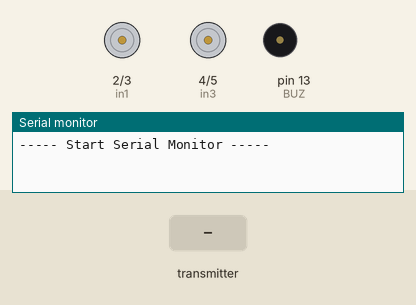
Simulated run of this sketch. Board: Arduino Uno, built with avr-gcc and run on an emulated ATmega328P. Shown: motor-driver pin pairs drawn as motors (green arrow = first pin HIGH = forward, orange = second pin HIGH = backward, longer = more drive), buzzer (waves = sounding), the last lines printed to the serial monitor. The inputs (shaded band) are chosen by the test bench. No radio packets arrive unless stated.

Above: at 2.7 s.
2.8 s: the transmitter starts sending buf.0 = 64
At 3.9 s:
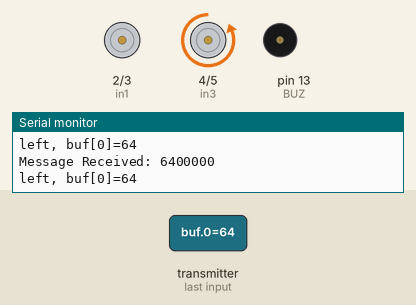
4.5 s: the transmitter starts sending buf.2 = 64
At 4.67 s:
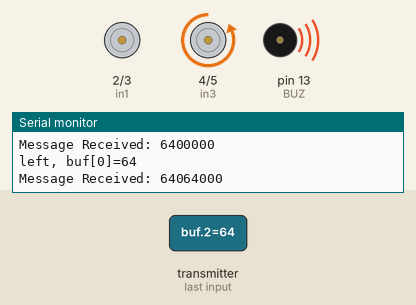
7.5 s: the transmitter starts sending buf.2 = 0
9.1 s: the transmitter starts sending buf.1 = 64
At 11.1 s:
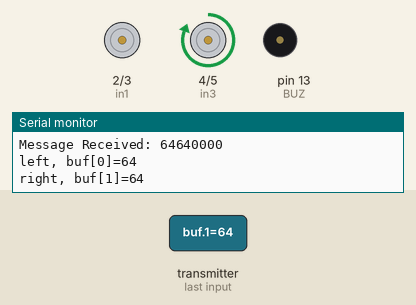
11.6 s: the transmitter starts sending buf.3 = 64
At 12.2 s:
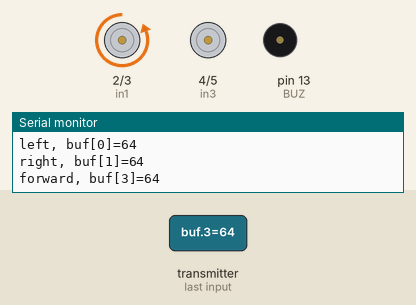
13.1 s: the transmitter starts sending buf.4 = 64
Timing chart, 0 to 15.7 s (numbered marks = the images above; inputs shaded):
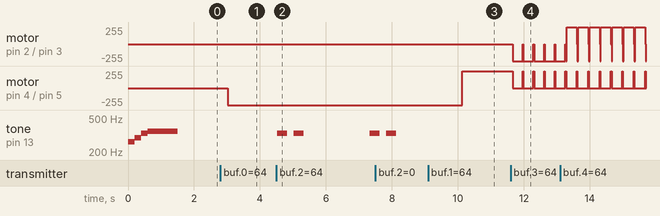

The sketch:

Receiver.ino
```cpp
// Include RadioHead Amplitude Shift Keying Library
#include <RH_ASK.h>

// Include dependant SPI Library
#include <SPI.h>

#define DEBUG 0
#define BUZ 13

// Create Amplitude Shift Keying Object
RH_ASK rf_driver;

/* 0: left;
   1: right;
   2: honk;
   3: front;
   4: back;
   5: panic */
uint8_t buf[6] = {0, 0, 0, 0, 0, 0};

const int in1 = 2;
const int in2 = 3;
const int in3 = 4;
const int in4 = 5;

void startup_song()
{
  tone(BUZ, 262, 200); //DO
  delay(200);
  tone(BUZ, 294, 300); //RE
  delay(200);
  tone(BUZ, 330, 300); //MI
  delay(200);
  tone(BUZ, 349, 300); //FA
  delay(300);
  tone(BUZ, 349, 300); //FA
  delay(300);
  tone(BUZ, 349, 300); //FA
  delay(300);
}

void bibi()
{
  tone (BUZ, 330, 300); // MI
  delay(500); // tempo
  tone (BUZ, 330, 300); // MI

  delay(2000); // tempo
}

void setup()
{
  pinMode(BUZ, OUTPUT); // buzzer

  pinMode(in1, OUTPUT);
  pinMode(in2, OUTPUT);
  pinMode(in3, OUTPUT);
  pinMode(in4, OUTPUT);

  // Initialize ASK Object
  rf_driver.init();

#ifdef DEBUG
  Serial.begin(9600);
  Serial.println("----- Start Serial Monitor -----");
#endif

  startup_song();
}

void loop()
{
  uint8_t buflen = sizeof(buf);

  // Check if received packet is correct size
  if (rf_driver.recv(buf, &buflen))
  {

#ifdef DEBUG
    // Message received with valid checksum
    Serial.print("Message Received: ");
    for (int i = 0; i < 6; i++) {
      Serial.print(buf[i]);
    }
    Serial.println(" ");
#endif

    // honk if requested
    if (buf[2] > 0) {
      bibi();
    }

    /* 0: left;
       1: right;
       2: honk;
       3: front;
       4: back;
       5: panic */

    if (buf[0] > 0)
    {
#ifdef DEBUG
      Serial.print("left, buf[0]=");
      Serial.println(buf[0]);
#endif
      digitalWrite(in1, LOW);
      digitalWrite(in2, LOW);
      digitalWrite(in3, LOW);
      digitalWrite(in4, HIGH);
    }

    if (buf[1] > 0)
    {
#ifdef DEBUG
      Serial.print("right, buf[1]=");
      Serial.println(buf[1]);
#endif
      digitalWrite(in1, LOW);
      digitalWrite(in2, LOW);
      digitalWrite(in3, HIGH);
      digitalWrite(in4, LOW);
    }

    if (buf[3] > 0)
    {
#ifdef DEBUG
      Serial.print("forward, buf[3]=");
      Serial.println(buf[3]);
#endif
      digitalWrite(in1, LOW);
      digitalWrite(in2, HIGH);
      digitalWrite(in3, LOW);
      digitalWrite(in4, LOW);
    }

    if (buf[4] > 0)
    {
#ifdef DEBUG
      Serial.print("backward, buf[4]=");
      Serial.println(buf[4]);
#endif
      digitalWrite(in1, HIGH);
      digitalWrite(in2, LOW);
      digitalWrite(in3, LOW);
      digitalWrite(in4, LOW);
    }

    if ((buf[0] == 0 && buf[1] == 0) && (buf[3] == 0 && buf[4] == 0))
    {
#ifdef DEBUG
      Serial.println("all motor off");
#endif
      digitalWrite(in1, LOW);
      digitalWrite(in2, LOW);
      digitalWrite(in3, LOW);
      digitalWrite(in4, LOW);
    }
  }
  delay(300);
}
```

Measured:
- after the input at 2.8 s, motor on pin 4 (in3) / pin 5 (in4): stopped → backward 255/255 after 0.22 s
- after the input at 4.5 s, tone on pin 13 (BUZ): goes 330 Hz 0.30 s, silent 0.20 s, 330 Hz 0.30 s, silent 2.0 s, then 330 Hz, starting at once
- after the input at 9.1 s, motor on pin 4 (in3) / pin 5 (in4): backward 255/255 → forward 255/255 after 1.0 s
- after the input at 11.6 s, motor on pin 2 (in1) / pin 3 (in2): alternates backward 255/255 for 0.30 s and stopped for 0.02 s, starting after 0.06 s; motor on pin 4 (in3) / pin 5 (in4): alternates forward 255/255 for 0.02 s and stopped for 0.30 s, starting after 0.06 s
